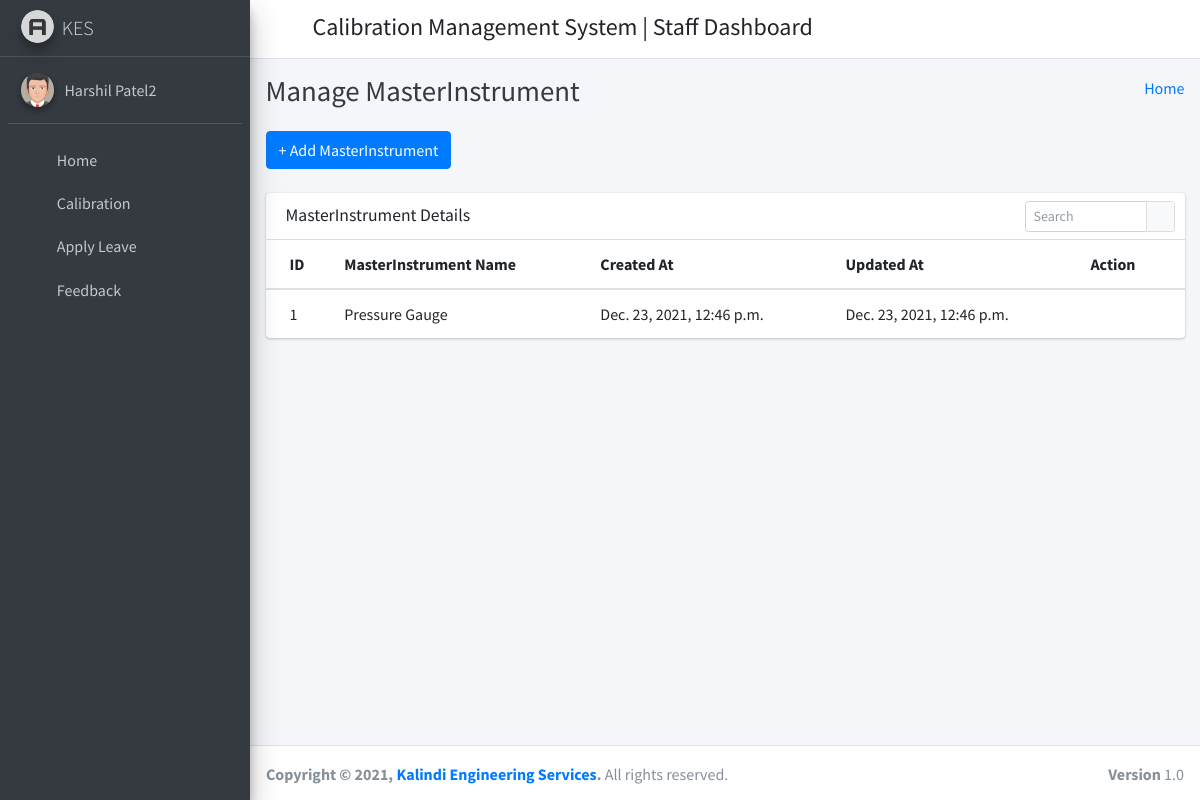
Screenshot of /master_list (signed in) with the database file from the repository.
### calibration_management_app/models.py (models this page shows, shortened)
class CustomUser(AbstractUser):
    user_type_data = ((1, "HOD"), (2, "Staff"), (3, "Student"))
    user_type = models.CharField(default=1, choices=user_type_data, max_length=10)

class MasterInstrument(models.Model):
    id = models.AutoField(primary_key=True)
    masterinstrument = models.CharField(max_length=200)
    master_serialno = models.CharField(max_length=200,null=True)
    master_idno = models.CharField(max_length=200,null=True)
    range = models.CharField(max_length=200,null=True)
    inservice_date = models.DateField(max_length=100, null=True)
    inservice = models.BooleanField(max_length=100)
    make = models.CharField(max_length=200)
    model = models.CharField(max_length=200)
    least_count = models.FloatField(max_length=200,default="")
    resolution = models.FloatField(max_length=200,default="")
    initial_trac = models.CharField(max_length=200,default="")
    acceptance_criteria = models.CharField(max_length=200,default="")
    purchase_from = models.CharField(max_length=200,default="")
    purchase_order = models.CharField(max_length=200,default="")
    purchase_date = models.DateField(max_length=100, null=True)
    date_of_receipt = models.DateField(max_length=100, null=True)
    condition_of_receipt = models.CharField(max_length=200, null=True)
    date_of_inspection = models.DateField(max_length=100, null=True)
    software_details = models.CharField(max_length=200,default="")
    software_idno = models.CharField(max_length=200,default="")
    software_inservice = models.CharField(max_length=200,default="")
    manufacture_instruction = models.CharField(max_length=200,default="")
    national_international_standerd = models.CharField(max_length=200,default="")
    accuracy = models.FloatField(max_length=200,null=True)
    current_inst_condition = models.CharField(max_length=200)
    amount = models.FloatField(max_length=200,null=True)
    parameter_calibrated = models.CharField(max_length=200)
    referance_standard = models.CharField(max_length=200, null=True)
    ext_calibration_agency = models.CharField(max_length=200, null=True)
    cal_frequency = models.CharField(max_length=200)
    certificate_no = models.CharField(max_length=200)
    ulr_no = models.CharField(max_length=200,null=True)
    uncertainity = models.FloatField(blank=True,default=1)
    issue_date = models.DateField(max_length=100)
    exp_date = models.DateField(max_length=100)
    review_of_record = models.BooleanField(max_length=100)
    active_status = models.BooleanField(max_length=100)
    created_at = models.DateTimeField(auto_now_add=True)
    updated_at = models.DateTimeField(auto_now=True)
    objects = models.Manager()

### calibration_management_app/StaffViews.py (the view)
# urls.py: path('master_list', StaffViews.MasterinstrumentListView.as_view(), name='master_list' ),
class MasterinstrumentListView(ListView):
    context_object_name = 'master_list'
    model = MasterInstrument
    template_name = 'staff_template/masterinst/master_list.html'

### calibration_management_app/templates/staff_template/masterinst/master_list.html (shortened to what this page needs)
{% extends 'staff_template/base_template.html' %}
{% block page_title %}
    Manage MasterInstrument
{% endblock page_title %}
{% block main_content %}
{% load static %}
<section class="content">
        <div class="container-fluid">
            <a class="btn btn-primary" href="{% url 'master_create' %}" role="button">+ Add MasterInstrument</a> <br/>&nbsp;
            <div class="row">
                <div class="col-md-12">
                    <div class="card">
                        <div class="card-header">
                            <h3 class="card-title">MasterInstrument Details</h3>
                            <div class="card-tools">
                            <div class="input-group input-group-sm" style="width: 150px;">
                                <input type="text" name="table_search" class="form-control float-right" placeholder="Search">
                                <div class="input-group-append">
                                <button type="submit" class="btn btn-default"><i class="fas fa-search"></i></button>
                                </div>
                            </div>
                            </div>
                        </div>
                        <div class="card-body table-responsive p-0">
                            <table class="table table-hover text-nowrap">
                            <thead>
                                <tr>
                                <th>ID</th>
                                <th>MasterInstrument Name</th>
                                <th>Created At</th>
                                <th>Updated At</th>
                                <th>Action</th>
                                </tr>
                            </thead>
                            <tbody>
                                {% for masterinstrument in master_list %}
                                <tr>
                                <td>{{ masterinstrument.id }}</td>
                                <td>{{ masterinstrument.masterinstrument }}</td>
                                <td>{{ masterinstrument.created_at }}</td>
                                <td>{{ masterinstrument.updated_at }}</td>
                                <td>
                                  <a href="{% url 'master_update' pk=masterinstrument.pk %}" <i class="fas fa-edit"></i></a>
                                  <a href="{% url 'master_delete' pk=masterinstrument.pk %}" <i class="fas fa-trash-alt"></i></a>
                                </td>
                                </tr>
                                {% endfor %}
                            </tbody>
                            </table>
                        </div>
                        </div>
                </div>
            </div>
        </div>
      </section>
  {% endblock main_content %}

### calibration_management_app/templates/staff_template/sidebar_template.html (shortened to what this page needs)
{% load static %}
<aside class="main-sidebar sidebar-dark-primary elevation-4">
      <a href="{% url 'staff_home' %}" class="brand-link">
        <img src="{% static 'dist/img/AdminLTELogo.png' %}" alt="AdminLTE Logo" class="brand-image img-circle elevation-3"
            style="opacity: .8">
        <span class="brand-text font-weight-light">KES</span>
      </a>
      <div class="sidebar">
        <div class="user-panel mt-3 pb-3 mb-3 d-flex">
          <div class="image">
            <img src="{% static 'dist/img/user2-160x160.jpg' %}" class="img-circle elevation-2" alt="User Image">
          </div>
          <div class="info">
            <a href="{% url 'staff_profile' %}" class="d-block">{{ user.first_name }} {{ user.last_name }}</a>
          </div>
        </div>
        <nav class="mt-2">
          <ul class="nav nav-pills nav-sidebar flex-column" data-widget="treeview" role="menu" data-accordion="false">
            <li class="nav-item">
              {% url 'staff_home' as staff_home %}
              <a href="{{ staff_home }}" class="nav-link {% if request.path == staff_home %} active {% endif %}">
                <i class="nav-icon fas fa-tachometer-alt"></i>
                <p>
                  Home
                </p>
              </a>
            </li>
            <li class="nav-item">
              {% url 'calibration_dashboard' as calibration_dashboard %}
              <a href="{{ calibration_dashboard }}" class="nav-link {% if request.path == calibration_dashboard %} active {% endif %}">
                <i class="nav-icon fas fa-tachometer-alt"></i>
                <p>
                  Calibration
                </p>
              </a>
            </li>
            <li class="nav-item">
              {% url 'staff_apply_leave' as staff_apply_leave %}
              <a href="{{ staff_apply_leave }}" class="nav-link {% if request.path == staff_apply_leave %} active {% endif %}">
                <i class="nav-icon fas fa-envelope-open-text"></i>
                <p>
                  Apply Leave
                </p>
              </a>
            </li>
            <li class="nav-item">
              {% url 'staff_feedback' as staff_feedback %}
              <a href="{{ staff_feedback }}" class="nav-link {% if request.path == staff_feedback %} active {% endif %}">
                <i class="nav-icon fas fa-comments"></i>
                <p>
                  Feedback
                </p>
              </a>
            </li>
          </ul>
        </nav>
      </div>
    </aside>

### rows the page displays
CustomUser: first_name "Harshil", last_name "Patel2"
MasterInstrument: id "1", masterinstrument "Pressure Gauge", created_at "Dec. 23, 2021, 12:46 p.m.", updated_at "Dec. 23, 2021, 12:46 p.m."
